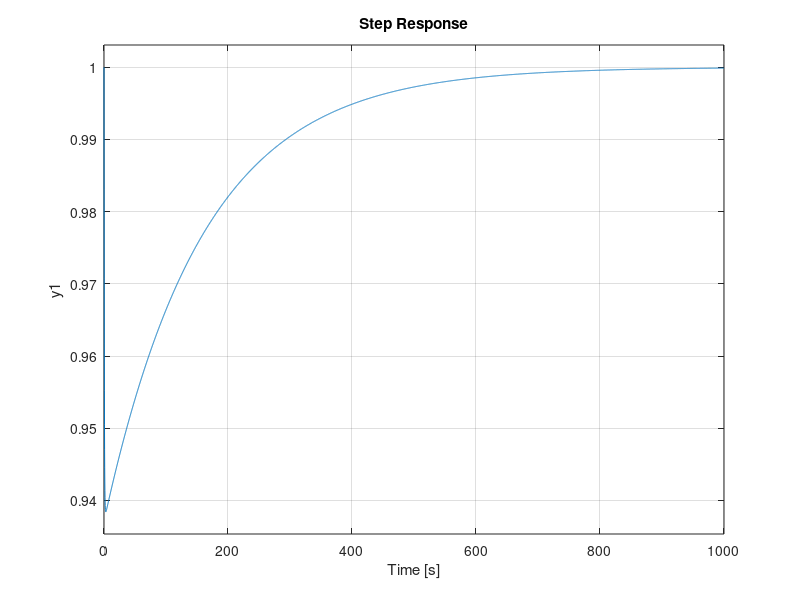

Source code (MATLAB):
%% PID Controller

% Example Transfer Function: 
%      1
% -------------
% (s^3+5s^2+6s)

fprintf('Enter Transfer Function Coefficients\n');
TF_Numerator = input('Enter Numerator Coefficients:'); % Use array syntax to enter multiple values
TF_Denominator = input('Enter Denominator Coefficients:'); % Use array syntax to enter multiple values

G = tf(TF_Numerator,TF_Denominator) % Open loop transfer function 'G(S)'
H = 1; % Feedback gain 'H(S)'

Kp = 15;
Ki = 0.1;
Kd = 8;

C = pid(Kp,Ki,Kd); % PID controller
F = feedback(C*G,H) % Closed loop transfer function

figure('NumberTitle', 'off', 'Name', 'PID Controller');
step(F);

grid on
